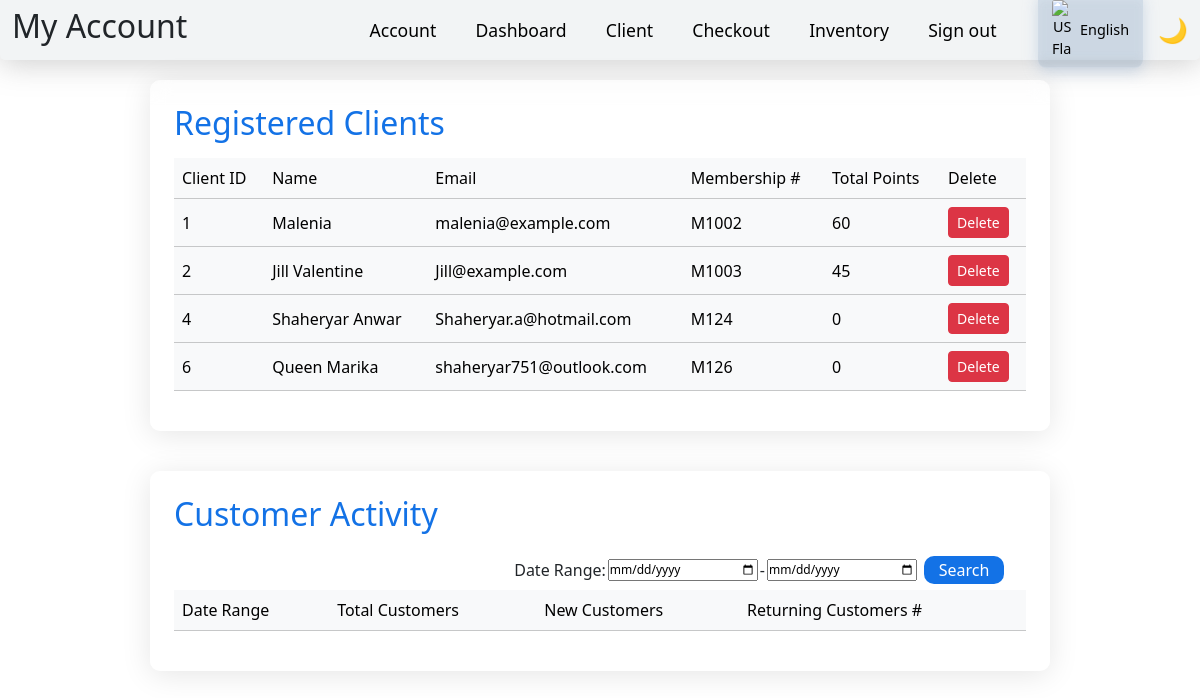
The app's page /clients.php (signed in), older data.
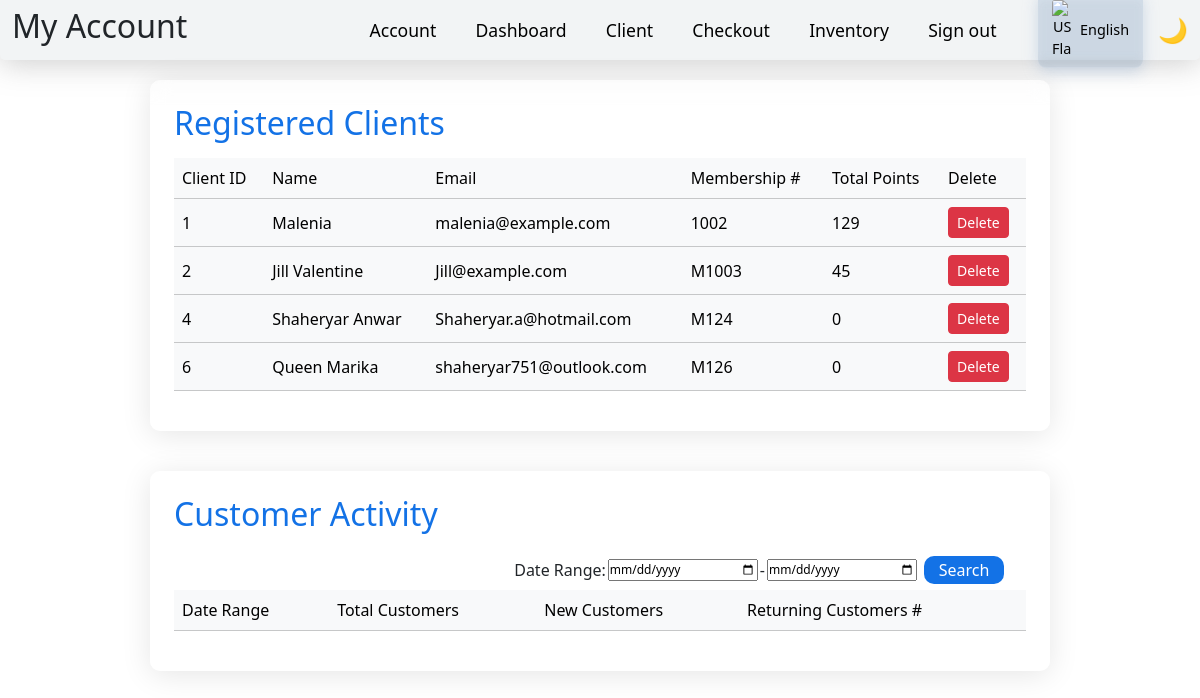
The same page, newer data.
### tables this page shows
CREATE TABLE `clients` (
  `client_id` int(11) NOT NULL,
  `name` varchar(100) NOT NULL,
  `email` varchar(100) NOT NULL,
  `password` varchar(255) NOT NULL,
  `membership_number` varchar(20) DEFAULT NULL,
  `total_points` int(11) DEFAULT 0,
  `client_type` varchar(20) NOT NULL DEFAULT 'regular'
);

### clients.php (the view, shortened to what this page needs)
<!DOCTYPE html>
<html lang="en">
<head>
  <link href="https://cdn.jsdelivr.net/npm/bootstrap@5.3.8/dist/css/bootstrap.min.css" rel="stylesheet">
  <link rel="stylesheet" href="clientAccount.css">
</head>
<body>
  <?php
  include "nav.php";
  ?>
  <main>
    <section class="history-card">
      <h2>Registered Clients</h2>
      <?php
      $servername = "localhost";
      $username = "root";
      $password = "";
      $dbname = "iotphase3";
      $conn = new mysqli($servername, $username, $password, $dbname);
      $sql = "SELECT client_id, name, email, membership_number, total_points
                FROM clients ORDER BY client_id ASC";
      $result = $conn->query($sql);
      ?>
      <table class="table table-hover align-middle">
        <thead class="table-light">
          <tr>
            <th>Client ID</th>
            <th>Name</th>
            <th>Email</th>
            <th>Membership #</th>
            <th>Total Points</th>
            <th>Delete</th>
          </tr>
        </thead>
        <tbody>
          <?php if ($result && $result->num_rows > 0): ?>
            <?php while ($row = $result->fetch_assoc()): ?>
              <tr>
                <td><?= htmlspecialchars($row['client_id']) ?></td>
                <td><?= htmlspecialchars($row['name']) ?></td>
                <td><?= htmlspecialchars($row['email']) ?></td>
                <td><?= htmlspecialchars($row['membership_number']) ?></td>
                <td><?= htmlspecialchars($row['total_points']) ?></td>
                <td>
                  <form method="POST" action="delete_client.php" onsubmit="return confirm('Are you sure you want to delete this client?');">
                    <button type="submit" class="btn btn-danger btn-sm">
                      Delete
                    </button>
                  </form>
                </td>
              </tr>
            <?php endwhile; ?>
          <?php else: ?>
            <tr>
              <td colspan="6" class="text-center text-muted">No clients found.</td>
            </tr>
          <?php endif; ?>
        </tbody>
      </table>
    </section>
    <section class="activity-card">
      <h2>Customer Activity</h2>
      <div class="sales-search-first">
        <label for="receipt-date">Date Range:</label>
        <input type="date" class="receipt-date" id="receipt-date-start">
        <p>-</p>
        <input type="date" class="receipt-date" id="receipt-date-end">
        <button id="receiptBtn" onclick="calculateActivity()">Search</button>
      </div>
      <table class="table table-hover align-middle">
        <thead class="table-light">
          <tr>
            <th>Date Range</th>
            <th>Total Customers</th>
            <th>New Customers</th>
            <th>Returning Customers #</th>
          </tr>
        </thead>
      </table>
    </section>
  </main>
</body>
</html>

Row changes from the older to the newer data that the page shows:
changed clients "Malenia": membership_number "M1002" → "1002"; total_points "60" → "129"
